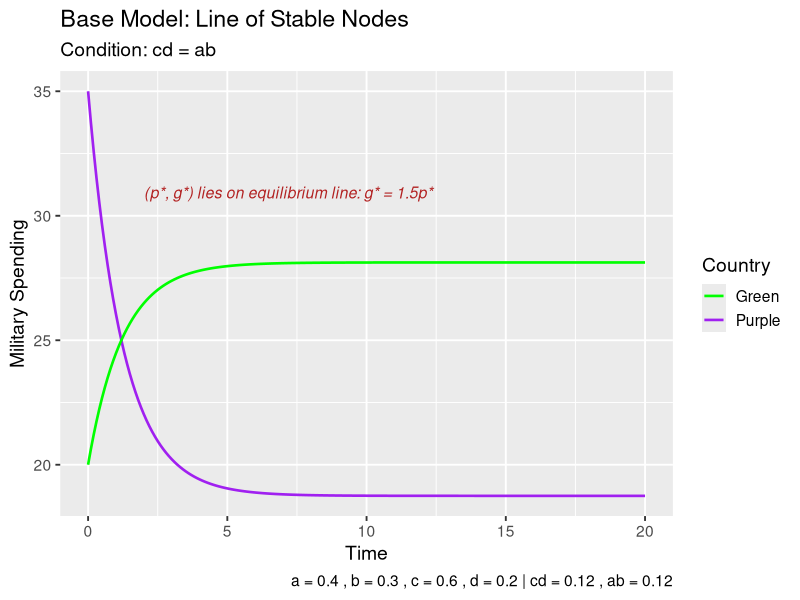
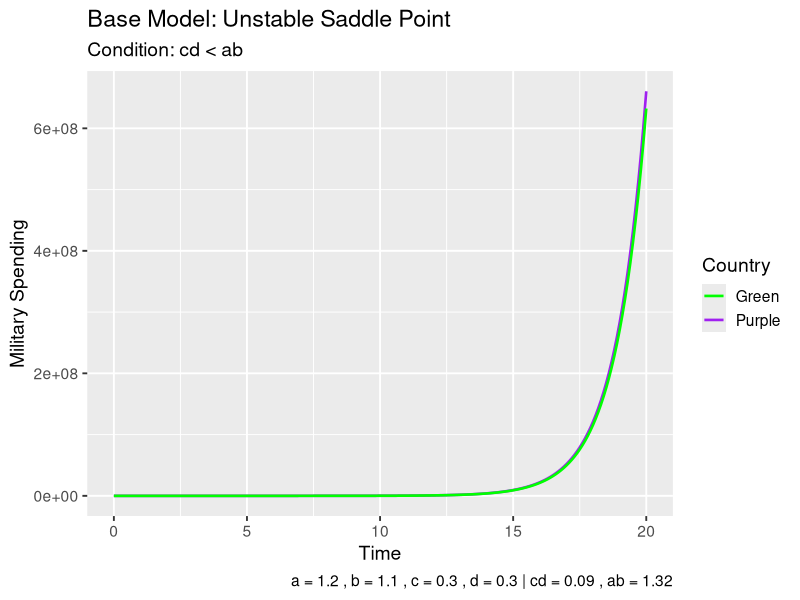
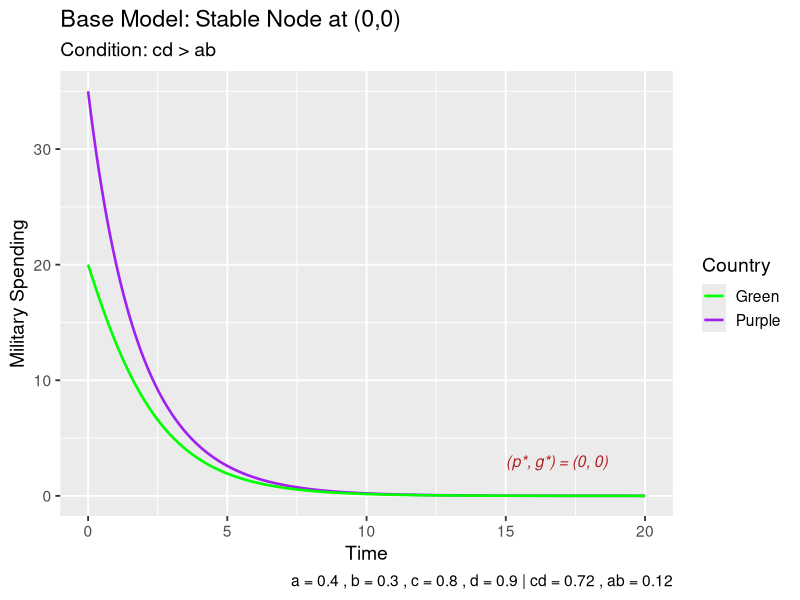

Here is the R script that generated these plots, in order:
#load libraries
library(expm)
library(ggplot2)

#t-values
t_vals <- seq(0, 20, by = 0.1)

#initial conditions
p0 <- 35
g0 <- 20
x0 <- c(p0, g0)

#Model solution
arms_model_exact <- function(t_vals, x0, a, b, c, d) {
  A <- matrix(c(-c, a,
                b, -d), nrow = 2, byrow = TRUE)
  arms <- matrix(NA, nrow = 2, ncol = length(t_vals))
  
  for (i in 1:length(t_vals)) {
    t <- t_vals[i]
    arms[, i] <- expm(A * t) %*% x0
  }
  
  return(arms)
}

colours <- c("Purple" = "purple", "Green" = "green")


#Model 1 - Case 1(d): Line of Stable Nodes
a1 <- 0.4
b1 <- 0.3
c1 <- 0.6
d1 <- 0.2

model1 <- arms_model_exact(t_vals, x0, a1, b1, c1, d1)

soln1 <- data.frame(
  time = t_vals,
  purple = model1[1,],
  green = model1[2,]
)

ggplot(soln1) +
  geom_line(aes(x = time, y = purple, colour = "Purple"), linewidth = 0.9) +
  geom_line(aes(x = time, y = green, colour = "Green"), linewidth = 0.9) +
  annotate("text",
           x = max(t_vals)*0.10,
           y = max(soln1$green)*1.1,
           label = "(p*, g*) lies on equilibrium line: g* = 1.5p*",
           hjust = 0,
           size = 4,
           colour = "firebrick",
           fontface = "italic")+
  labs(
    title = "Base Model: Line of Stable Nodes",
    subtitle = "Condition: cd = ab",
    x = "Time",
    y = "Military Spending",
    colour = "Country",
    caption = paste("a =", a1, ", b =", b1, ", c =", c1, ", d =", d1,
                    "| cd =", round(c1*d1,2), ", ab =", round(a1*b1,2))
  ) +
  scale_colour_manual(values = colours) +
  theme_gray(base_size = 14)

#Model 2 - Case 1(c): Unstable Saddle Point
a2 <- 1.2
b2 <- 1.1
c2 <- 0.3
d2 <- 0.3

model2 <- arms_model_exact(t_vals, x0, a2, b2, c2, d2)

soln2 <- data.frame(
  time = t_vals,
  purple = model2[1,],
  green = model2[2,]
)

ggplot(soln2) +
  geom_line(aes(x = time, y = purple, colour = "Purple"), linewidth = 0.9) +
  geom_line(aes(x = time, y = green, colour = "Green"), linewidth = 0.9) +
  labs(
    title = "Base Model: Unstable Saddle Point",
    subtitle = "Condition: cd < ab",
    x = "Time",
    y = "Military Spending",
    colour = "Country",
    caption = paste("a =", a2, ", b =", b2, ", c =", c2, ", d =", d2,
                    "| cd =", round(c2*d2,2), ", ab =", round(a2*b2,2))
  ) +
  scale_colour_manual(values = colours) +
  theme_gray(base_size = 14)


#Model 3: Case 1(e): Stable Nodes
a3 <- 0.4
b3 <- 0.3
c3 <- 0.8
d3 <- 0.9

model3 <- arms_model_exact(t_vals, x0, a3, b3, c3, d3)

soln3 <- data.frame(
  time = t_vals,
  purple = model3[1,],
  green = model3[2,]
)

ggplot(soln3) +
  geom_line(aes(x = time, y = purple, colour = "Purple"), linewidth = 0.9) +
  geom_line(aes(x = time, y = green, colour = "Green"), linewidth = 0.9) +
  
  annotate("text",
           x = max(t_vals)*0.75,
           y = 3, 
           label = "(p*, g*) = (0, 0)",
           hjust = 0,
           size = 4,
           colour = "firebrick",
           fontface = "italic") +
  
  labs(
    title = "Base Model: Stable Node at (0,0)",
    subtitle = "Condition: cd > ab",
    x = "Time",
    y = "Military Spending",
    colour = "Country",
    caption = paste("a =", a3, ", b =", b3, ", c =", c3, ", d =", d3,
                    "| cd =", round(c3*d3,2), ", ab =", round(a3*b3,2))
  ) +
  scale_colour_manual(values = colours) +
  theme_gray(base_size = 14)
